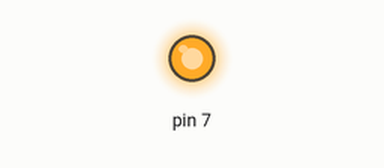
The sketch below on a simulated Arduino Uno, built with avr-gcc and run on an emulated ATmega328P. Shown: output pins drawn as LEDs (lit = HIGH). What the sketch prints to the serial monitor is not drawn.

Above: at 0.5 s.
At 8.0 s:
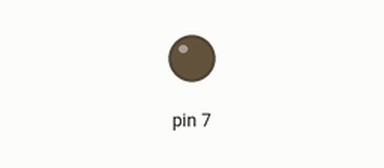
Timing chart, 0 to 14.3 s (numbered marks = the images above):
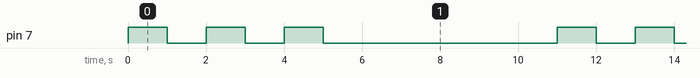

Measured:
- by itself, pin 7: repeats every 11.0 s: 2 × (LOW 1.0 s, HIGH 1.0 s), LOW 6.0 s, HIGH 1.0 s
- by itself, everything shown: repeats every 11.0 s, in 6 steps

The sketch:

10_18219070_01d.ino
```cpp
// C++ code
//
int count = 0;
int counter;

void setup()
{
  pinMode(7, OUTPUT);
  Serial.begin(9600);
}

void loop()
{
  for (counter =0 ; counter <3 ; counter++){
    digitalWrite(7, HIGH);
    delay(1000); // Wait for 1000 millisecond(s)
    digitalWrite(7, LOW);
    delay(1000); // Wait for 1000 millisecond(s)
  }
  delay(5000);
  count +=1;
  Serial.print("hello world ");
  Serial.println(count);
}
```
